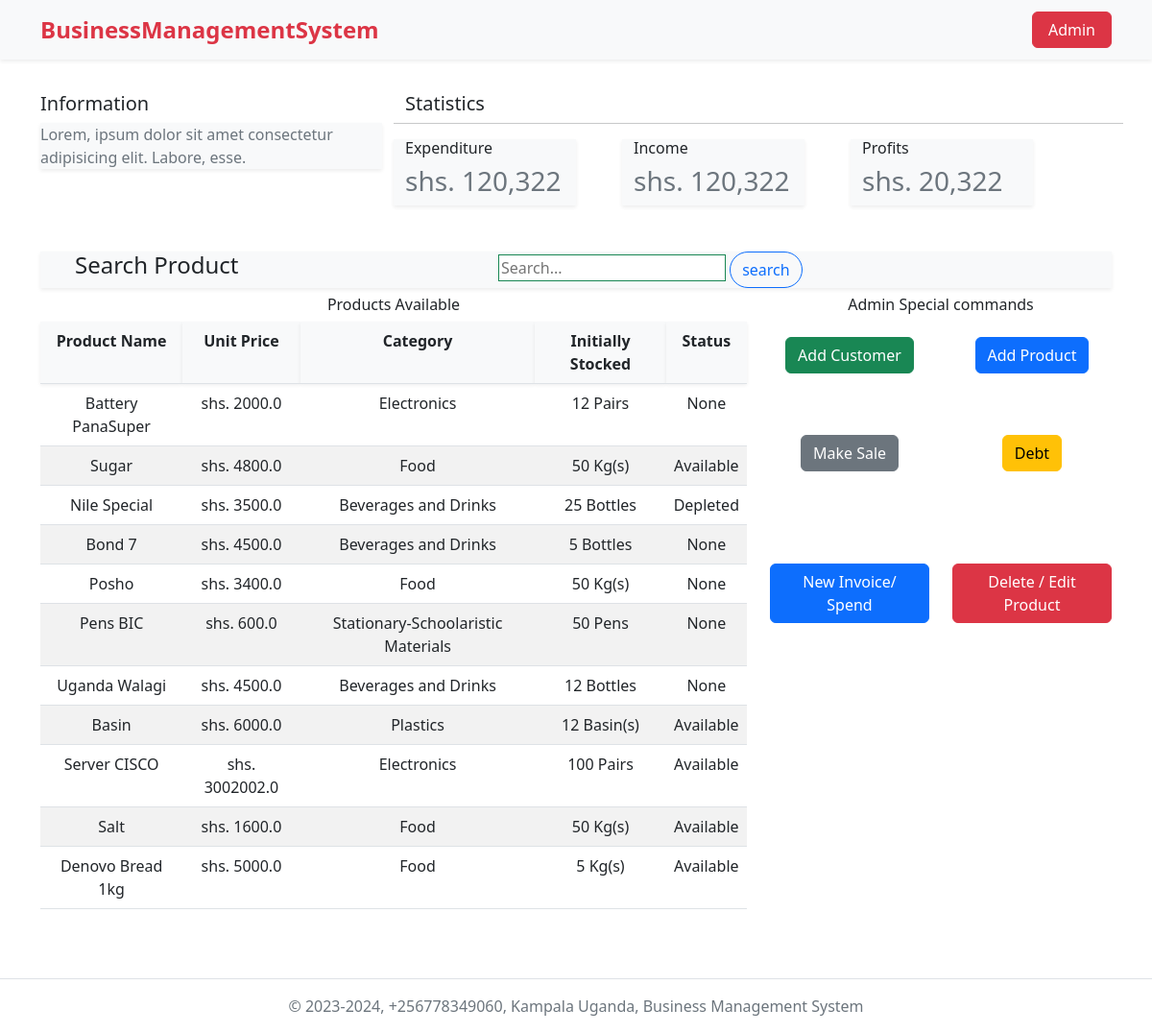
The page / on the database its author committed.
### sep/models.py (models this page shows, shortened)
class Product(models.Model):
    name = models.CharField(max_length=100)
    category = models.ForeignKey(Category, on_delete=models.CASCADE, null=True)
    unitPrice = models.FloatField()
    stocked = models.IntegerField()
    measuredin = models.ForeignKey(Measured_in, on_delete=models.CASCADE, null=True)
    status = models.ForeignKey(Status, on_delete=models.CASCADE, null=True)

class Category(models.Model):
    name = models.CharField(max_length=100)
    def __str__(self):
        return self.name

class Measured_in(models.Model):
    name = models.CharField(max_length=100, null=True)
    def __str__(self):
        return self.name

class Status(models.Model):
    isAvailable =models.CharField(max_length=50, null=True)
    def __str__(self):
        return self.isAvailable

### sep/views.py (the view)
# urls.py: path('', views.adminPannel, name='adminPannel'),
def adminPannel(request):
    if 'searching' in request.GET:
        searched = request.GET['searching']
        multipe_q = Q(Q(name__icontains=searched))
        products = Product.objects.filter(multipe_q)
    else:
        products = Product.objects.all()
    context = {
        'products':products,
    }
    return render(request, 'seps_temp/admin.html', context)

### templates/seps_temp/admin.html
{% extends "partials/navbar.html" %}
{% block content %}
<div class="container py-5">
    <div class="row py-5">
        <div class="col-lg-4">
            <h5>Information</h5>
            <p class="text-muted shadow-sm bg-light">
                Lorem, ipsum dolor sit amet consectetur adipisicing elit. Labore, esse.
            </p>
        </div>
        <div class="col-lg-8">
            <div class="row">
                <h5>Statistics</h5>
                <hr>
                <div class="col-3 bg-light shadow-sm">
                    <h6>Expenditure</h6>
                    <h3 class="text-muted">shs. 120,322</h3>
                </div>
                <div class="col-3 bg-light shadow-sm ms-5">
                    <h6>Income</h6>
                    <h3 class="text-muted">shs. 120,322</h3>
                </div>
                <div class="col-3 bg-light shadow-sm ms-5">
                    <h6>Profits</h6>
                    <h3 class="text-muted">shs. 20,322</h3>
                </div>
            </div>
        </div>
    </div>
    <div class="container">
        <div class="row bg-light shadow-sm">
            <div class="col-lg-5">
                <h4 class="ms-4">Search Product</h4>
            </div>
            <div class="col-lg-5">
                <form action="" class="">
                    <input class="border border-success" type="search" name="searching" placeholder="Search..." id="">
                    <button class="btn btn-outline-primary rounded-pill" type="submit">search</button>
                </form>
            </div>
        </div>
    </div>
    <div class="containe py-2">
        <div class="row">
            <div class="col-lg-8">
                <h6 class="text-center">Products Available</h6>
                <table class=" table table-striped text-center">
                    <tr>
                        <th class="bg-light shadow-sm">Product Name</th>
                        <th class="bg-light shadow-sm">Unit Price</th>
                        <th class="bg-light shadow-sm">Category</th>
                        <th class="bg-light shadow-sm">Initially Stocked</th>
                        <th class="bg-light shadow-sm">Status</th>
                    </tr>
                    {% for product in products %}
                    <tr>
                        <td>{{product.name}}</td>
                        <td>shs. {{product.unitPrice}}</td>
                        <td>{{product.category}}</td>
                        <td>{{product.stocked}} {{product.measuredin}}</td>
                        <td>{{product.status}}</td>
                    </tr>
                    {% endfor %}
                </table>
            </div>
            <div class="col-lg-4 text-center">
                <h6>Admin Special commands</h6>
                <div class="row py-3">
                    <div class="col-lg-6">
                        <a href="{% url 'add_Customer' %}" class="btn btn-success">Add Customer</a>
                    </div>
                    <div class="col-lg-6">
                        <a href="{% url 'add_product' %}" class="btn btn-primary">Add Product</a>
                    </div>
                </div>
                <div class="row py-5">
                    <div class="col-lg-6">
                        <a href="{% url 'make_sale' %}" class="btn btn-secondary">Make Sale</a>
                    </div>
                    <div class="col-lg-6">
                        <a href="{% url 'make_debt' %}" class="btn btn-warning">Debt</a>
                    </div>
                </div>
                <div class="row py-5">
                    <div class="col-lg-6">
                        <a href="#" class="btn btn-primary">New Invoice/ Spend</a>
                    </div>
                    <div class="col-lg-6">
                        <a href="#" class="btn btn-danger">Delete / Edit Product</a>
                    </div>
                </div>
            </div>
        </div>
    </div>
</div>
{% include "partials/footer.html" %}
{% endblock %}

### templates/partials/navbar.html (shortened to what this page needs)
{% load static %}
<!DOCTYPE html>
<html lang="en">
<head>
    <link rel="stylesheet" href="{% static 'css/bootstrap.min.css' %}">
    <link rel="stylesheet" href="{% static 'css/all.min.css' %}">
    <link rel="stylesheet" href="https://cdn.jsdelivr.net/npm/bootstrap-icons@1.9.1/font/bootstrap-icons.css">
</head>
<body>
    {% block content %}
    {% endblock %}
    <nav class="navbar navbar-light fixed-top bg-light shadow-sm">
        <div class="container-lg">
            <a href="{% url 'adminPannel' %}" class="navbar-brand text-danger fw-bold fs-4">BusinessManagementSystem</a>
            <div class="dropdown ms-auto">
                <button class="btn btn-danger px-3"
                type="button" id="dropdownMenuButton"
                data-bs-toggle="dropdown"
                aria-expanded="false"
                >
                Admin
            </button>
            </div>
        </div>
    </nav>
</body>
</html>

### templates/partials/footer.html
<footer class="footer border-top py-3">
    <div class=" container-lg ">
        <div class="row ">
            <div class="col-lg-12 ">
                <p class="m-0 text-center text-muted">&copy; 2023-2024, +256778349060, Kampala Uganda, Business Management System</p>
            </div>
        </div>
    </div>
</footer>

### rows shown on the page
Product: name "Battery PanaSuper", unitPrice "2000.0", category "Electronics", stocked "12", measuredin "Pairs", status "None"
Product: name "Sugar", unitPrice "4800.0", category "Food", stocked "50", measuredin "Kg(s)", status "Available"
Product: name "Nile Special", unitPrice "3500.0", category "Beverages and Drinks", stocked "25", measuredin "Bottles", status "Depleted"
Product: name "Bond 7", unitPrice "4500.0", category "Beverages and Drinks", stocked "5", measuredin "Bottles", status "None"
Product: name "Posho", unitPrice "3400.0", category "Food", stocked "50", measuredin "Kg(s)", status "None"
Product: name "Pens BIC", unitPrice "600.0", category "Stationary-Schoolaristic Materials", stocked "50", measuredin "Pens", status "None"
Product: name "Uganda Walagi", unitPrice "4500.0", category "Beverages and Drinks", stocked "12", measuredin "Bottles", status "None"
Product: name "Basin", unitPrice "6000.0", category "Plastics", stocked "12", measuredin "Basin(s)", status "Available"
Product: name "Server CISCO", unitPrice "3002002.0", category "Electronics", stocked "100", measuredin "Pairs", status "Available"
Product: name "Salt", unitPrice "1600.0", category "Food", stocked "50", measuredin "Kg(s)", status "Available"
Product: name "Denovo Bread 1kg", unitPrice "5000.0", category "Food", stocked "5", measuredin "Kg(s)", status "Available"
